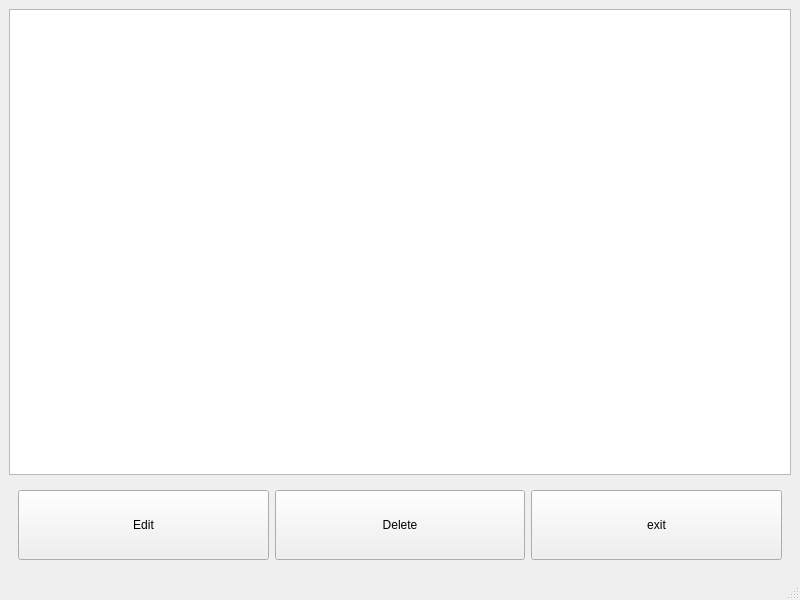
<?xml version="1.0" encoding="UTF-8"?>
<ui version="4.0">
 <class>PlayListMainWindow</class>
 <widget class="QMainWindow" name="PlayListMainWindow">
  <property name="geometry">
   <rect>
    <x>0</x>
    <y>0</y>
    <width>800</width>
    <height>600</height>
   </rect>
  </property>
  <property name="windowTitle">
   <string>MainWindow</string>
  </property>
  <widget class="QWidget" name="centralwidget">
   <layout class="QVBoxLayout" name="verticalLayout">
    <item>
     <widget class="QListWidget" name="listWidget"/>
    </item>
    <item>
     <widget class="QWidget" name="widget" native="true">
      <layout class="QHBoxLayout" name="horizontalLayout">
       <item>
        <widget class="QPushButton" name="btn_cancle_delete">
         <property name="minimumSize">
          <size>
           <width>0</width>
           <height>70</height>
          </size>
         </property>
         <property name="text">
          <string>Edit</string>
         </property>
        </widget>
       </item>
       <item>
        <widget class="QPushButton" name="btn_delete">
         <property name="enabled">
          <bool>true</bool>
         </property>
         <property name="minimumSize">
          <size>
           <width>0</width>
           <height>70</height>
          </size>
         </property>
         <property name="text">
          <string>Delete</string>
         </property>
        </widget>
       </item>
       <item>
        <widget class="QPushButton" name="btn_exit">
         <property name="minimumSize">
          <size>
           <width>0</width>
           <height>70</height>
          </size>
         </property>
         <property name="text">
          <string>exit</string>
         </property>
        </widget>
       </item>
      </layout>
     </widget>
    </item>
   </layout>
  </widget>
  <widget class="QMenuBar" name="menubar">
   <property name="geometry">
    <rect>
     <x>0</x>
     <y>0</y>
     <width>800</width>
     <height>18</height>
    </rect>
   </property>
  </widget>
  <widget class="QStatusBar" name="statusbar"/>
 </widget>
 <resources/>
 <connections/>
</ui>
